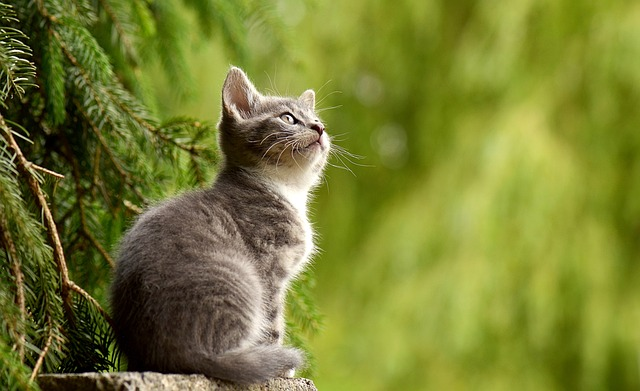
#> input picture jupyternotebook/openCV/img.jpg, 640 x 391 px
$ python opencv_06.py
#> lines starting #> are read from the running program, lines starting #| are printed output that depends on the picture
# 주피터 노트북으로 진행
# 6. 크기 조정
# 이미지
# 1)고정 크기로 설정
import cv2
img = cv2.imread('img.jpg')
#> img is the input picture: shape (391, 640, 3); mean B, G, R 49.8, 125.8, 119.1
dst = cv2.resize(img, (400,500)) # width, height 고정 크기
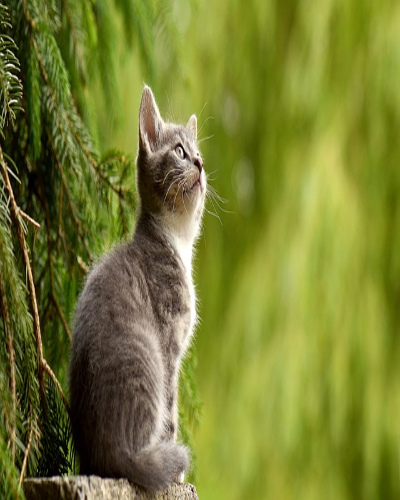
#> dst: shape (500, 400, 3); mean B, G, R 49.7, 125.7, 118.9

cv2.imshow('img',img)
cv2.imshow('resize', dst)
cv2.waitKey(0)
cv2.destroyAllWindows()

# 2)비율로 설정
import cv2
img = cv2.imread('img.jpg')
dst = cv2.resize(img, None, fx=0.5, fy=0.5) # x,y 비율정의(0.5배로 축소)
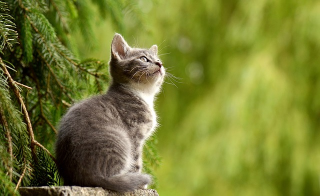
#> dst: shape (196, 320, 3); mean B, G, R 49.9, 125.9, 119.2

cv2.imshow('img',img)
cv2.imshow('resize', dst)
cv2.waitKey(0)
cv2.destroyAllWindows()

# 보간법
# 1. cv2.INTER_AREA : 크기 줄일 때 사용
# 2. cv2.INTER_CUBIC : 크기 늘릴 때 사용(속도느림, 퀄리티 좋음)
# 3. cv2.INTER_LINEAR : 크기 늘릴 때 사용(기본값)
# 1) 보간법 적용하여 축소
import cv2
img = cv2.imread('img.jpg')
dst = cv2.resize(img, None, fx=0.5, fy=0.5, interpolation=cv2.INTER_AREA) # x,y 비율정의(0.5배로 축소)

cv2.imshow('img',img)
cv2.imshow('resize', dst)
cv2.waitKey(0)
cv2.destroyAllWindows()

# 2)보간법 적용하여 확대
import cv2
img = cv2.imread('img.jpg')
dst = cv2.resize(img, None, fx=0.5, fy=0.5, interpolation=cv2.INTER_AREA) # x,y 비율정의(0.5배로 축소)

cv2.imshow('img',img)
cv2.imshow('resize', dst)
cv2.waitKey(0)
cv2.destroyAllWindows()

# 동영상
# 1)고정크기로 설정
import cv2
cap = cv2.VideoCapture('video.mp4')

while cap.isOpened():
    ret, frame = cap.read()
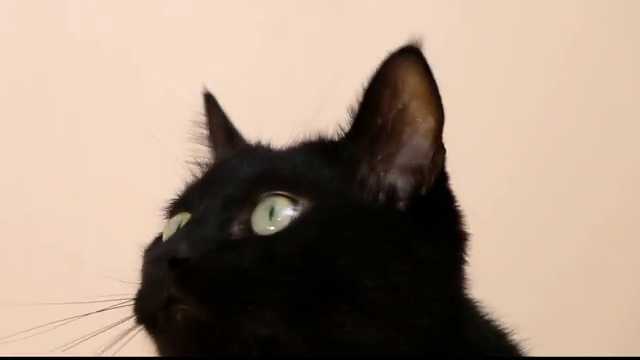
#> input picture frame 41 of jupyternotebook/openCV/video.mp4, 640 x 360 px
#> frame is the input picture: shape (360, 640, 3); mean B, G, R 129.5, 145.6, 165.5
    if not ret:
        break

    frame_resized = cv2.resize(frame, (400,500))
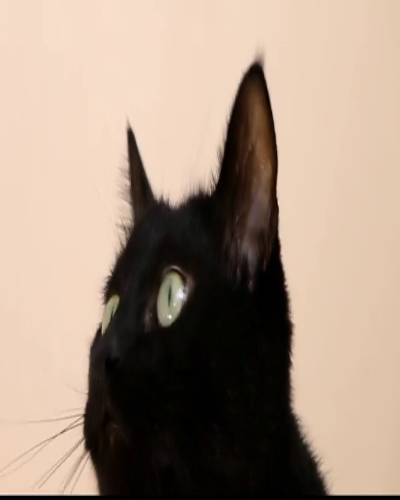
#> frame_resized: shape (500, 400, 3); mean B, G, R 129.5, 145.5, 165.5
    cv2.imshow('video',frame_resized)
    if cv2.waitKey(1) == ord('q'):
#> (key q is pressed here)
        break

cap.release()
cv2.destroyAllWindows()

# 2)비율로 설정
import cv2
cap = cv2.VideoCapture('video.mp4')

while cap.isOpened():
    ret, frame = cap.read()
    if not ret:
        break

    frame_resized = cv2.resize(frame, None, fx=1.5, fy=1.5, interpolation=cv2.INTER_CUBIC)
#> frame_resized: shape (540, 960, 3)
    cv2.imshow('video',frame_resized)
    if cv2.waitKey(1) == ord('q'):
#> (key q is pressed here)
        break

cap.release()
cv2.destroyAllWindows()
